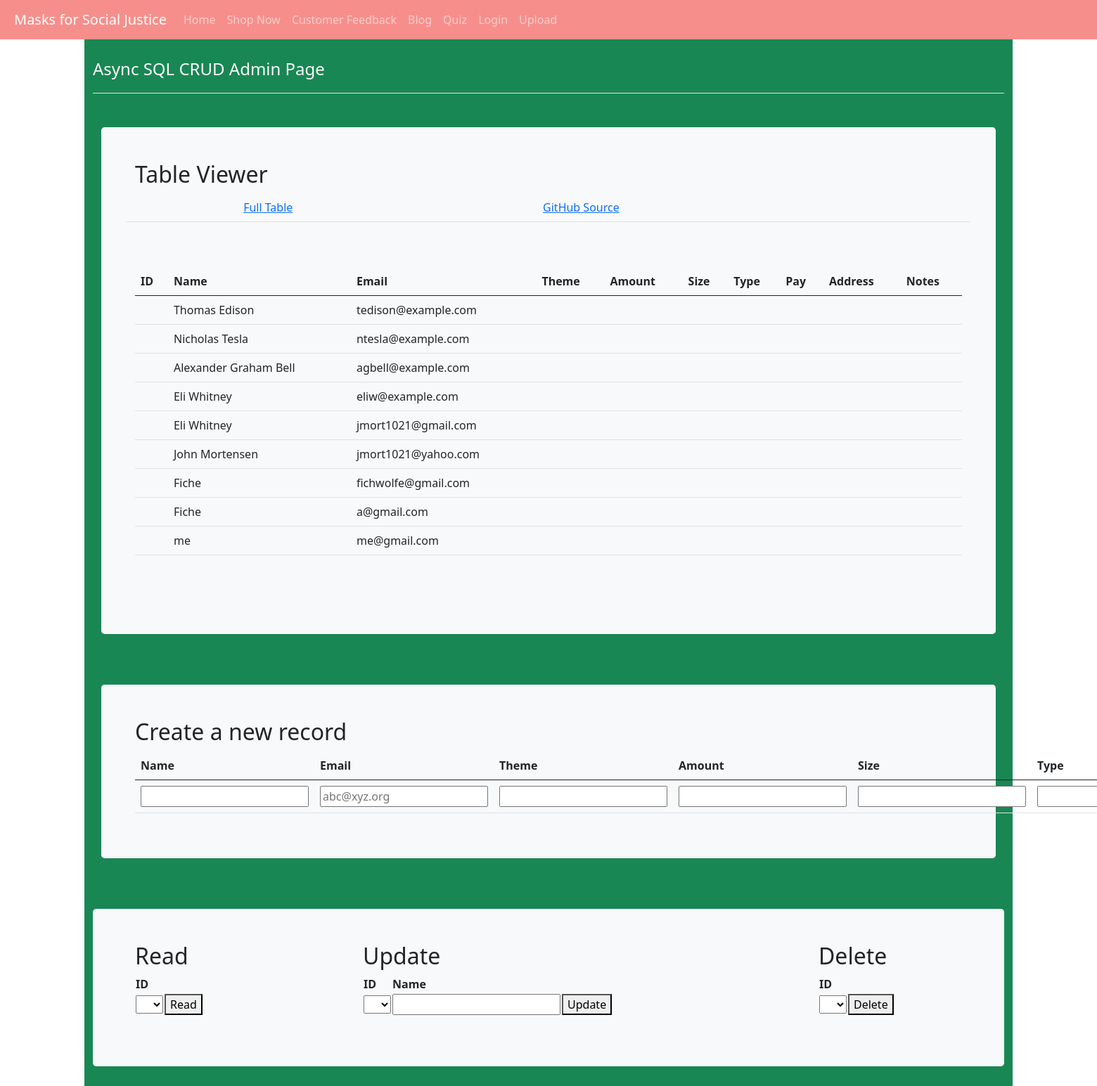
The page /purchase_api/ on the database as committed earlier.
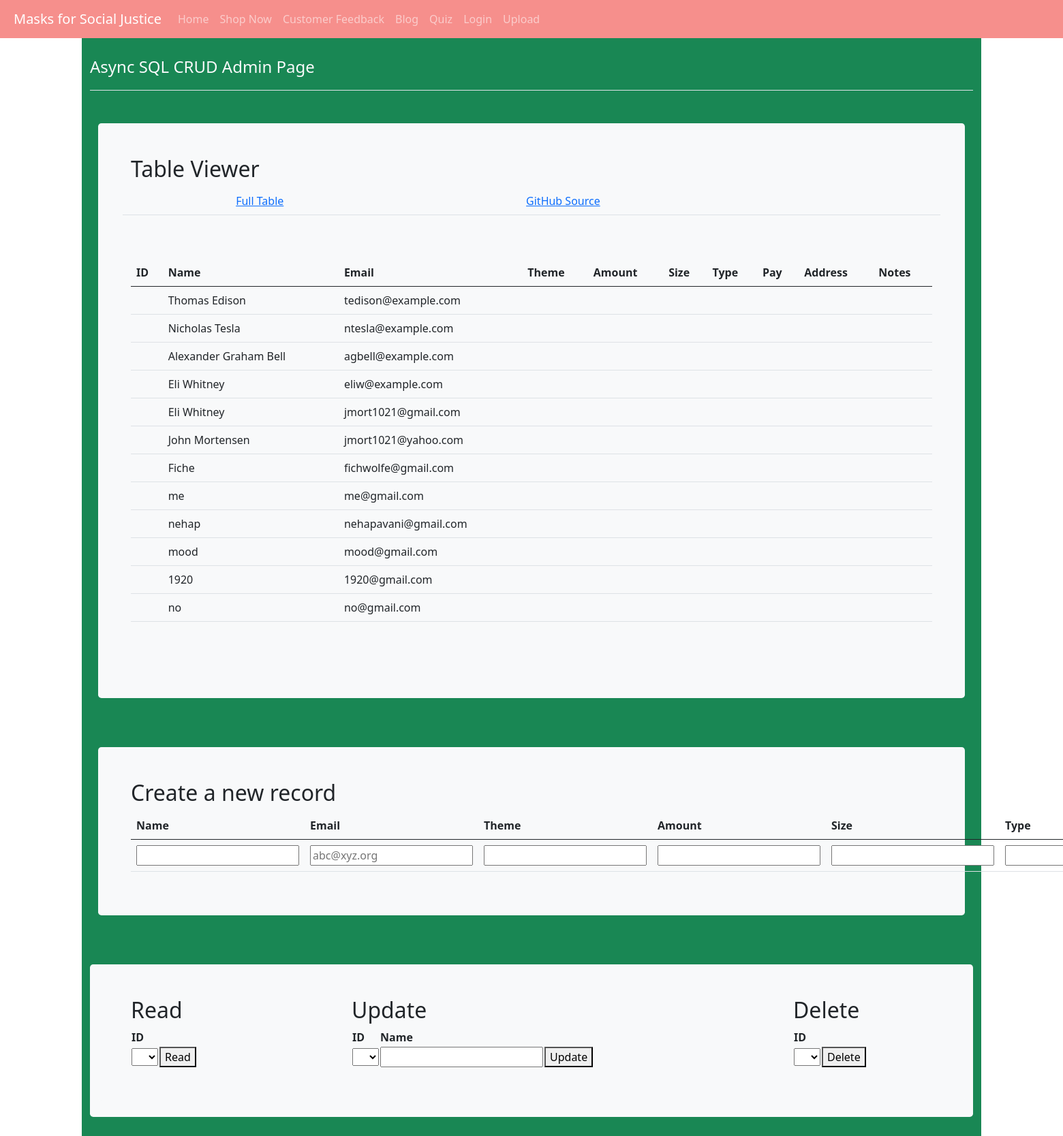
The same page on the database as committed later.
### templates/cruddy/model.py (models this page shows, shortened)
class Users(UserMixin, db.Model):
    userID = db.Column(db.Integer, primary_key=True)
    name = db.Column(db.String(255), unique=False, nullable=False)
    email = db.Column(db.String(255), unique=True, nullable=False)
    password = db.Column(db.String(255), unique=False, nullable=False)
    phone = db.Column(db.String(255), unique=False, nullable=False)
    def read(self):
        return {
            "userID": self.userID,
            "name": self.name,
            "email": self.email,
            "password": self.password,
            "phone": self.phone,
            "query": "by_alc"  # This is for fun, a little watermark
        }

### templates/cruddy/app_purchase_api.py (the view)
@app_purchase_api.route('/')
def purchase_api():
    return render_template("cruddy/templates/purchase_async.html", table=users_all())

### templates/cruddy/query.py (called while the page is built)
def users_all():
    return users_all_alc()

def users_all_alc():
    table = Users.query.all()
    json_ready = [peep.read() for peep in table]
    return json_ready

### templates/cruddy/templates/purchase_async.html (shortened to what the changed rows need)
<!DOCTYPE html>
{% extends "layouts/base.html" %}
{% block body %}
    <div class="container py-4 text-light bg-success">
        <div class="container py-4">
            <div class="p-5 mb-4 bg-light text-dark rounded-3">
                <h2>Table Viewer</h2>
                <div class="row align-items-md-stretch">
                    <div class="container-fluid py-5">
                        <table class="table" id="users">
                            <thead>
                            <tr>
                                <th>ID</th>
                                <th>Name</th>
                                <th>Email</th>
                                <th>Theme</th>
                                <th>Amount</th>
                                <th>Size</th>
                                <th>Type</th>
                                <th>Pay</th>
                                <th>Address</th>
                                <th>Notes</th>
                            </tr>
                            </thead>
                            <tbody id="result">
                            {% for row in table %}
                                <tr>
                                    <td>{{ row['purchaseID'] }}</td>
                                    <td>{{ row['name'] }}</td>
                                    <td>{{ row['email'] }}</td>
                                    <td>{{ row['theme'] }}</td>
                                    <td>{{ row['amount'] }}</td>
                                    <td>{{ row['size'] }}</td>
                                    <td>{{ row['type'] }}</td>
                                    <td>{{ row['pay'] }}</td>
                                    <td>{{ row['address'] }}</td>
                                    <td>{{ row['notes'] }}</td>
                                </tr>
                            {% endfor %}
                            </tbody>
                        </table>
                    </div>
                </div>
            </div>
        </div>
        <div class="container py-4">
            <div class="p-5 mb-4 bg-light text-dark rounded-3">
                <h2>Create a new record</h2>
                <table class="table">
                    <thead>
                    <tr>
                        <th><label for="name">Name</label></th>
                        <th><label for="email">Email</label></th>
                        <th><label for="theme">Theme</label></th>
                        <th><label for="amount">Amount</label></th>
                        <th><label for="size">Size</label></th>
                        <th><label for="type">Type</label></th>
                    </tr>
                    </thead>
                </table>
            </div>
        </div>
        <div class="container py-4">
            <div class="row mb-4 bg-light text-dark rounded-3">
                <div class="col-md-3">
                    <div class="p-5 mb-4 bg-light text-dark rounded-3">
                        <h2>Read</h2>
                        <table id="read_table">
                            <tr><th><label for="read_purchaseid">ID</label></th></tr>
                        </table>
                    </div>
                </div>
                <div class="col-md-6">
                    <div class="p-5 mb-4 bg-light text-dark rounded-3">
                        <h2>Update</h2>
                        <table id="update_table">
                            <tr>
                                <th><label for="update_purchaseid">ID</label></th>
                                <th><label for="update_name">Name</label></th>
                            </tr>
                        </table>
                    </div>
                </div>
                <div class="col-md-3">
                    <div class="p-5 mb-4 bg-light text-dark rounded-3">
                        <h2>Delete</h2>
                        <table id="read_table">
                            <tr><th><label for="delete_purchaseid">ID</label></th></tr>
                        </table>
                    </div>
                </div>
            </div>
        </div>
    </div>
{% endblock %}

Rows that differ between the two databases and show on the page:
removed Users: name "Fiche", email "a@gmail.com"
added Users: name "nehap", email "nehapavani@gmail.com"
added Users: name "mood", email "mood@gmail.com"
added Users: name "1920", email "1920@gmail.com"
added Users: name "no", email "no@gmail.com"
